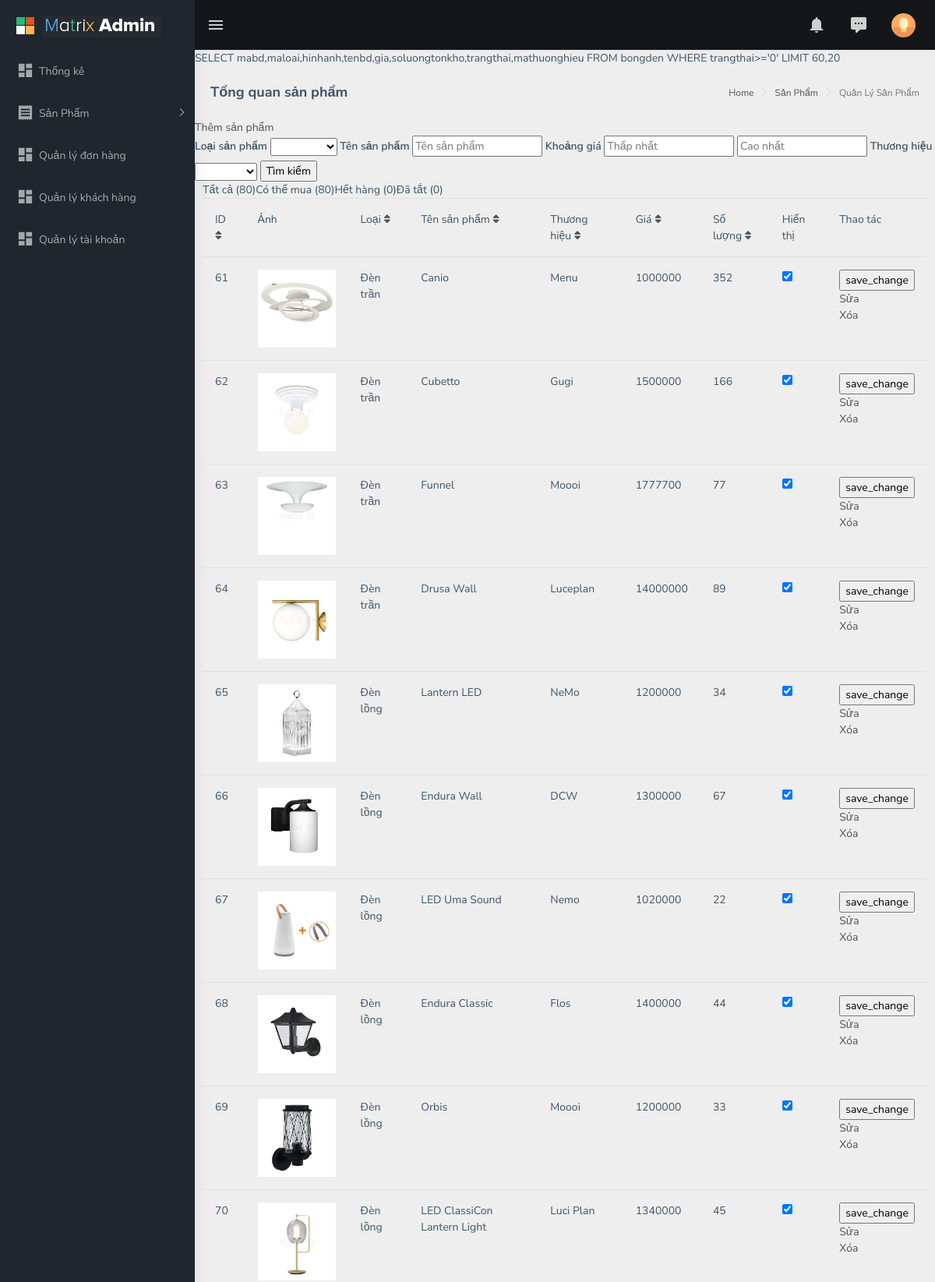
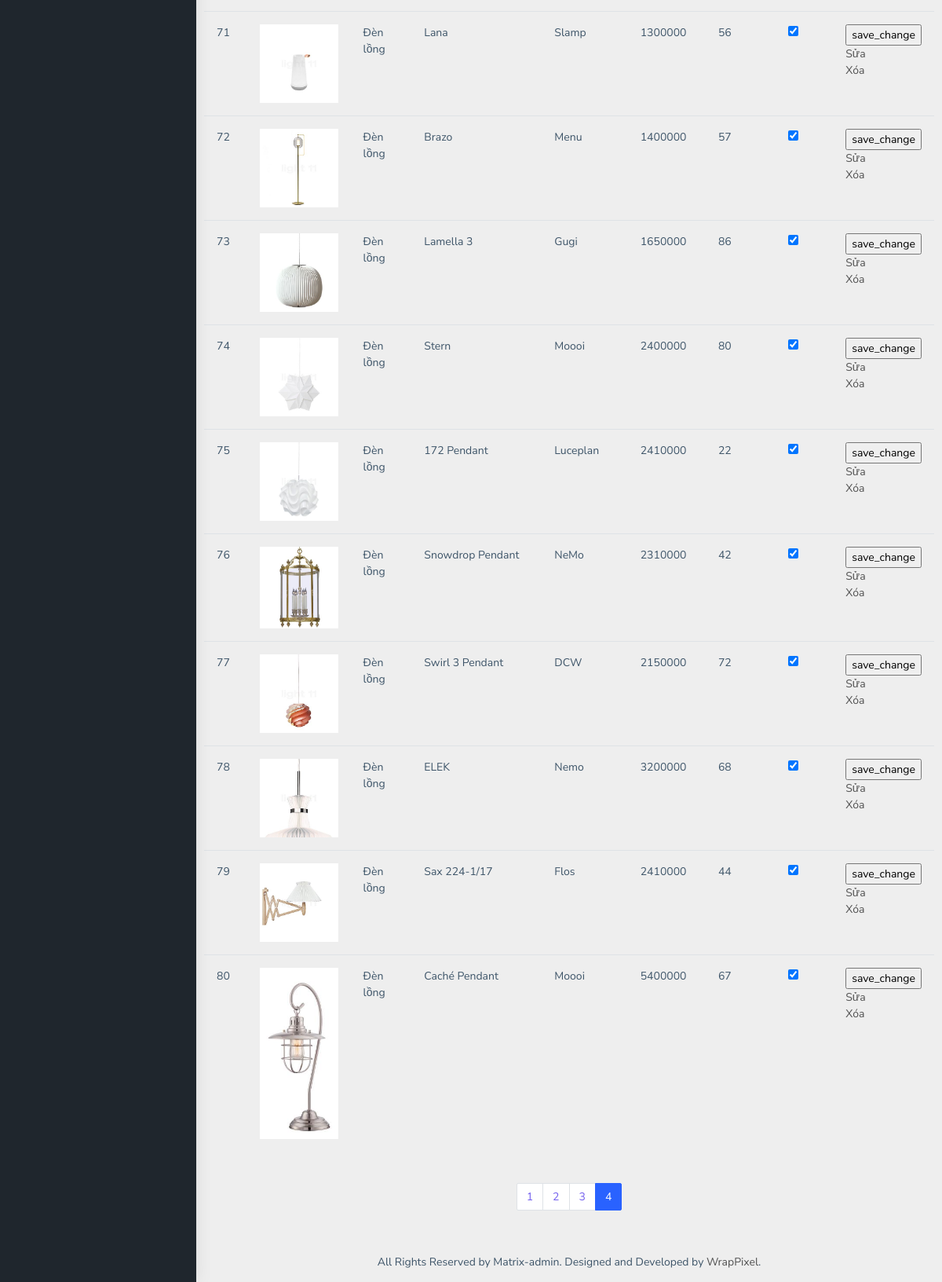
Screenshot of /admin/index.php?page=manager_product&page_num=4 (signed in) with the database file from the repository (2 pictures, top to bottom).
### tables this page shows
CREATE TABLE `bongden` (
  `mabd` int(11) NOT NULL,
  `maloai` int(11) DEFAULT NULL,
  `tenbd` varchar(255) DEFAULT NULL,
  `gia` int(255) DEFAULT NULL,
  `soluongtonkho` int(255) DEFAULT NULL,
  `kichthuoc` varchar(255) DEFAULT NULL,
  `mausac` varchar(255) DEFAULT NULL,
  `khoiluong` float(255,0) DEFAULT NULL,
  `mota` varchar(500) DEFAULT NULL,
  `hinhanh` varchar(255) DEFAULT NULL,
  `mathuonghieu` int(11) DEFAULT NULL,
  `chatlieu` varchar(255) DEFAULT NULL,
  `trangthai` int(1) NOT NULL DEFAULT 1
);

CREATE TABLE `loaibd` (
  `maloai` int(25) NOT NULL,
  `tenloai` varchar(255) DEFAULT NULL
);

CREATE TABLE `thuonghieu` (
  `mathuonghieu` int(11) NOT NULL,
  `tenthuonghieu` varchar(255) NOT NULL
);

### admin/model/Connection.php (called while the page is built, shortened)
<?php
class Connection {
    private $servername = "localhost";
    private $username = "root";
    private $password = "";
    private $databaseName =	"bong_den";
    private $conn;
    public function __construct() {
        $this->conn = new PDO("mysql:host=$this->servername:3306;dbname=$this->databaseName", $this->username, $this->password);
        $this->conn->setAttribute(PDO::ATTR_ERRMODE, PDO::ERRMODE_EXCEPTION);
        $this->conn->exec("set names utf8");
    }
    public function select($query) {
        $stmt = $this->conn->prepare($query);
        $stmt->setFetchMode(PDO::FETCH_ASSOC);
        $stmt->execute();
        return $stmt;
    }
    public function totalRecord($query){
        $stmt = $this->select($query);
        $total_record = $stmt->rowCount();
        return $total_record;
    }
    public function getOneItem($query){
        $stmt = $this->select($query);
        while($row = $stmt->fetch()){
            return $row;
        }
    }
}

### admin/config/dbconfig.php (called while the page is built, shortened)
<?php
	$site_img_path = 'http://localhost/pages/images/';
?>

### admin/view/manager_product.php (the view, shortened to what this page needs)
<div class="page-wrapper">
    <?php
        include_once "./model/Connection.php";
        $connect = new Connection();
         $instance_page = 1;
         $limit = 20;
         if(isset($_GET['page_num'])){
             $instance_page = $_GET['page_num'];
         }
         $start = ($instance_page-1)*$limit;
        $query = "SELECT mabd,maloai,hinhanh,tenbd,gia,soluongtonkho,trangthai,mathuonghieu FROM bongden ";
        $condition = " WHERE trangthai>='0' ";
        $need_get = "";
    if(isset($_GET['page_num'])){
        $query .= $condition;
    }
        $total_record = $connect->totalRecord("SELECT mabd FROM bongden ".$condition);
        $total_page = ceil($total_record/$limit);
        $query .= " LIMIT $start,$limit ";
        echo $query;
         $light_stmt = $connect->select($query);
         $total_sold_out = $connect->totalRecord("SELECT mabd FROM bongden ".$condition." AND soluongtonkho='0' ");
         $product_disabled = $connect->totalRecord("SELECT mabd FROM bongden ".$condition." AND trangthai='0' ");
         $total_product_can_buy = $total_record - ($total_sold_out+$product_disabled);
    ?>
    <div class="page-breadcrumb">
        <div class="row">
            <div class="col-12 d-flex no-block align-items-center">
                <h4 class="page-title">Tổng quan sản phẩm</h4>
                <div class="ml-auto text-right">
                    <nav aria-label="breadcrumb">
                        <ol class="breadcrumb">
                            <li class="breadcrumb-item"><a href="#">Home</a></li>
                            <li class="breadcrumb-item"><a href="#">Sản Phẩm</a></li>
                            <li class="breadcrumb-item active" aria-current="page">Quản Lý Sản Phẩm</li>
                        </ol>
                    </nav>
                </div>
            </div>
        </div>
    </div>
    <div class="container-fluid">
        <div class="row">
            <div class="row">
                <div>
                    <a href="?page=add_product"> Thêm sản phẩm</a>
                </div>
                <form action="?page=manager_product" method="POST">
                    <label for=""> Loại sản phẩm </label>
                    <select name="light_category_id" id="">
                        <option value=''></option>
                        <?php
                            $list_category = $connect->select("SELECT maloai,tenloai FROM loaibd");
                            while($row = $list_category->fetch())
                            {
                                echo "<option value='".$row['maloai']."' >". $row['tenloai'] ."</option>";
                            }
                        ?>
                    </select>
                    <label for=""> Tên sản phẩm </label>
                    <input name="light_name" type="text" placeholder="Tên sản phẩm" value="<?php if(isset($_POST['search']) && $_POST['light_name']!="")echo $_POST['light_name']; if(isset($_GET['page_num'])&& isset($_GET['light_name']))echo $_GET['light_name']; ?>">
                    <label for=""> Khoảng giá </label>
                    <input name="light_min_price" type="text" placeholder="Thấp nhất" value="<?php if(isset($_POST['search']) && $_POST['light_min_price']!="")echo $_POST['light_min_price']; if(isset($_GET['page_num'])&& isset($_GET['light_min_price']))echo $_GET['light_min_price']; ?>">
                    <input name="light_max_price" type="text" placeholder="Cao nhất" value="<?php if(isset($_POST['search']) && $_POST['light_max_price']!="")echo $_POST['light_max_price']; if(isset($_GET['page_num'])&& isset($_GET['light_max_price']))echo $_GET['light_max_price']; ?>">
                    <label for=""> Thương hiệu </label>
                    <select name="light_brand_id" id="">
                        <option value=''></option>
                        <?php
                            $list_brand = $connect->select("SELECT tenthuonghieu as thuonghieu, bongden.mathuonghieu as mathuonghieu FROM thuonghieu,bongden WHERE bongden.mathuonghieu = thuonghieu.mathuonghieu GROUP BY tenthuonghieu");
                            while($row = $list_brand->fetch()){
                                echo "<option value='".$row['mathuonghieu']."' >". $row['thuonghieu'] ."</option>";
                            }
                        ?>
                    </select>
                    <input type="submit" name="search" value="Tìm kiếm">
                </form>
            </div>
        </div>
        <div class="row">
            <span> Tất cả (<?php echo $total_record; ?>)</span>
            <span> Có thể mua (<?php echo $total_product_can_buy; ?>)</span>
            <span> Hết hàng (<?php echo $total_sold_out ?>)</span>
            <span> Đã tắt (<?php echo $product_disabled ?>)</span>
        </div>
        <div class="row">
            <table class="table" >
                <thead>
                    <tr>
                        <td> <span> ID <a href="" id="sort-id"> <i class="fas fa-sort"></i></a></span> </td>
                        <td> <span> Ảnh </span> </td>
                        <td> <span> Loại <a href="" id="sort-cate"> <i class="fas fa-sort"></i></a> </span> </td>
                        <td> <span> Tên sản phẩm <a href="" id="sort-name"> <i class="fas fa-sort"></i></a> </span></td>
                        <td> <span> Thương hiệu <a href="" id="sort-brand"> <i class="fas fa-sort"></i></a> </span></td>
                        <td> <span> Giá <a href="" id="sort-price"> <i class="fas fa-sort"></i></a> </span> </td>
                        <td> <span> Số lượng <a href="" id="sort-quantity"> <i class="fas fa-sort"></i></a> </span> </td>
                        <td> <span> Hiển thị </span> </td>
                        <td> <span> Thao tác </span> </td>
                    </tr>
                </thead>
                <tbody id="body-table">
                    <?php
                        while($row = $light_stmt->fetch()){
                            $state = $row['trangthai']==='1'
                            ? "<input type=\"checkbox\" name=\"light_state\" value=\"1\" checked data-toggle=\"toggle\">"
                            : "<input type=\"checkbox\" name=\"light_state\" value=\"1\" data-toggle=\"toggle\">";
                            $category = $connect->getOneItem("SELECT tenloai FROM loaibd WHERE maloai='". $row['maloai']."' ");
                            $brand = $connect->getOneItem("SELECT * FROM thuonghieu WHERE mathuonghieu='". $row['mathuonghieu']."' ");
                            echo
                            "<tr>
                            <form action=\"./controller/change_product_perform.php?light_id=".$row['mabd']."\" method=\"POST\" enctype=\"multipart/form-data\">
                                <td><span class=\"id-product\">". $row['mabd']."</span></td>
                                <td> <div class=\"img-table\"><img src=\"$site_img_path".$row['hinhanh']."\" alt=\"product_pic\"> </div></td>
                                <td><span class=\"cate-product\">". $category['tenloai']."</span></td>
                                <td><span class=\"name-product\">". $row['tenbd']."</span></td>
                                <td><span class=\"brand-product\">". $brand['tenthuonghieu']."</span></td>
                                <td><span class=\"price-product\">". $row['gia']."</span></td>
                                <td><span class=\"quantity-product\">". $row['soluongtonkho']."</span></td>
                                <td>".$state."</td>
                                <td>
                                    <ul>
                                        <li> <input type=\"submit\" name=\"submit_manager_product\" value=\"save_change\"> </input></li>
                                        <li><a href=\"?page=change_product&light_id=".$row['mabd']."\"> Sửa </a></li>
                                        <li><a href=\"./controller/delete_product_perform.php?light_id=".$row['mabd']."\"> Xóa </a></li>
                                    </ul>
                                </td>
                            </form>
                            </tr>"
                            ;
                        }
                    ?>
                </tbody>
            </table>
        </div>
        <div class="row">
            <ul class="pagination justify-content-center" style="margin:20px 0; width: 100%;">
                <?php
                    for($i = 1; $i<=$total_page; $i++){
                        if($instance_page==$i){
                            echo "<li class=\"page-item active\"><a class=\"page-link\" href=\"#\">$i</a></li>";
                            continue;
                        }
                        echo "<li class=\"page-item\"><a class=\"page-link\" href=\"?page=manager_product&page_num=$i".$need_get."\">$i</a></li>";
                    }
                ?>
            </ul>
        </div>
    </div>
    <footer class="footer text-center">
        All Rights Reserved by Matrix-admin. Designed and Developed by <a href="https://wrappixel.com">WrapPixel</a>.
    </footer>
</div>

### rows the page displays
bongden: mabd "61", hinhanh (picture), maloai.tenloai "Đèn trần", tenbd "Canio", mathuonghieu.tenthuonghieu "Menu", gia "1000000", soluongtonkho "352"
bongden: mabd "62", hinhanh (picture), maloai.tenloai "Đèn trần", tenbd "Cubetto", mathuonghieu.tenthuonghieu "Gugi", gia "1500000", soluongtonkho "166"
bongden: mabd "63", hinhanh (picture), maloai.tenloai "Đèn trần", tenbd "Funnel", mathuonghieu.tenthuonghieu "Moooi", gia "1777700", soluongtonkho "77"
bongden: mabd "64", hinhanh (picture), maloai.tenloai "Đèn trần", tenbd "Drusa Wall", mathuonghieu.tenthuonghieu "Luceplan", gia "14000000", soluongtonkho "89"
bongden: mabd "65", hinhanh (picture), maloai.tenloai "Đèn lồng", tenbd "Lantern LED", mathuonghieu.tenthuonghieu "NeMo", gia "1200000", soluongtonkho "34"
bongden: mabd "66", hinhanh (picture), maloai.tenloai "Đèn lồng", tenbd "Endura Wall", mathuonghieu.tenthuonghieu "DCW", gia "1300000", soluongtonkho "67"
bongden: mabd "67", hinhanh (picture), maloai.tenloai "Đèn lồng", tenbd "LED Uma Sound", mathuonghieu.tenthuonghieu "Nemo", gia "1020000", soluongtonkho "22"
bongden: mabd "68", hinhanh (picture), maloai.tenloai "Đèn lồng", tenbd "Endura Classic", mathuonghieu.tenthuonghieu "Flos", gia "1400000", soluongtonkho "44"
bongden: mabd "69", hinhanh (picture), maloai.tenloai "Đèn lồng", tenbd "Orbis", mathuonghieu.tenthuonghieu "Moooi", gia "1200000", soluongtonkho "33"
bongden: mabd "70", hinhanh (picture), maloai.tenloai "Đèn lồng", tenbd "LED ClassiCon Lantern Light", mathuonghieu.tenthuonghieu "Luci Plan", gia "1340000", soluongtonkho "45"
bongden: mabd "71", hinhanh (picture), maloai.tenloai "Đèn lồng", tenbd "Lana", mathuonghieu.tenthuonghieu "Slamp", gia "1300000", soluongtonkho "56"
bongden: mabd "72", hinhanh (picture), maloai.tenloai "Đèn lồng", tenbd "Brazo", mathuonghieu.tenthuonghieu "Menu", gia "1400000", soluongtonkho "57"
bongden: mabd "73", hinhanh (picture), maloai.tenloai "Đèn lồng", tenbd "Lamella 3", mathuonghieu.tenthuonghieu "Gugi", gia "1650000", soluongtonkho "86"
bongden: mabd "74", hinhanh (picture), maloai.tenloai "Đèn lồng", tenbd "Stern", mathuonghieu.tenthuonghieu "Moooi", gia "2400000", soluongtonkho "80"
bongden: mabd "75", hinhanh (picture), maloai.tenloai "Đèn lồng", tenbd "172 Pendant", mathuonghieu.tenthuonghieu "Luceplan", gia "2410000", soluongtonkho "22"
bongden: mabd "76", hinhanh (picture), maloai.tenloai "Đèn lồng", tenbd "Snowdrop Pendant", mathuonghieu.tenthuonghieu "NeMo", gia "2310000", soluongtonkho "42"
bongden: mabd "77", hinhanh (picture), maloai.tenloai "Đèn lồng", tenbd "Swirl 3 Pendant", mathuonghieu.tenthuonghieu "DCW", gia "2150000", soluongtonkho "72"
bongden: mabd "78", hinhanh (picture), maloai.tenloai "Đèn lồng", tenbd "ELEK", mathuonghieu.tenthuonghieu "Nemo", gia "3200000", soluongtonkho "68"
bongden: mabd "79", hinhanh (picture), maloai.tenloai "Đèn lồng", tenbd "Sax 224-1/17", mathuonghieu.tenthuonghieu "Flos", gia "2410000", soluongtonkho "44"
bongden: mabd "80", hinhanh (picture), maloai.tenloai "Đèn lồng", tenbd "Caché Pendant", mathuonghieu.tenthuonghieu "Moooi", gia "5400000", soluongtonkho "67"

### other values shown
$query "SELECT mabd,maloai,hinhanh,tenbd,gia,soluongtonkho,trangthai,mathuonghieu FROM bongden WHERE trangthai>='0' LIMIT 60,20"
$total_record "80"
$total_product_can_buy "80"
$total_sold_out "0"
$product_disabled "0"
